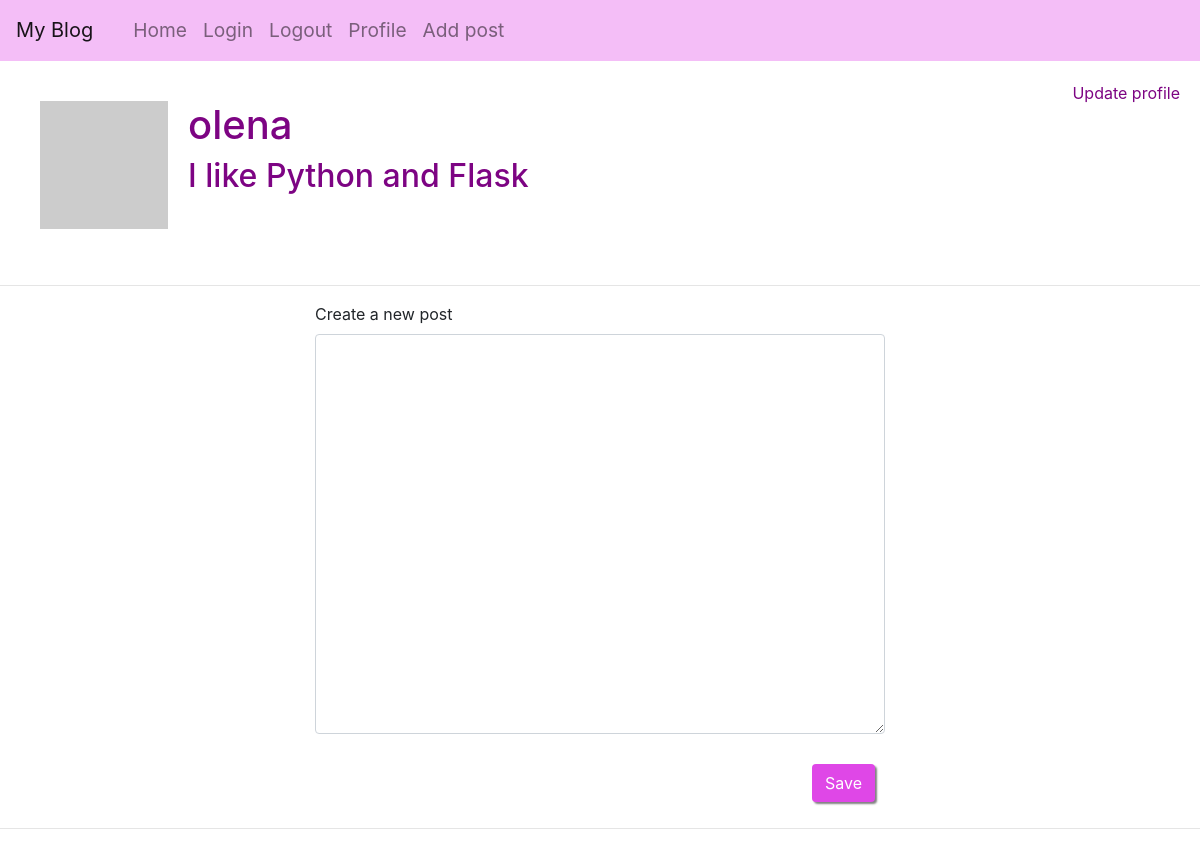
The app's page /user/olena (signed in), older data.
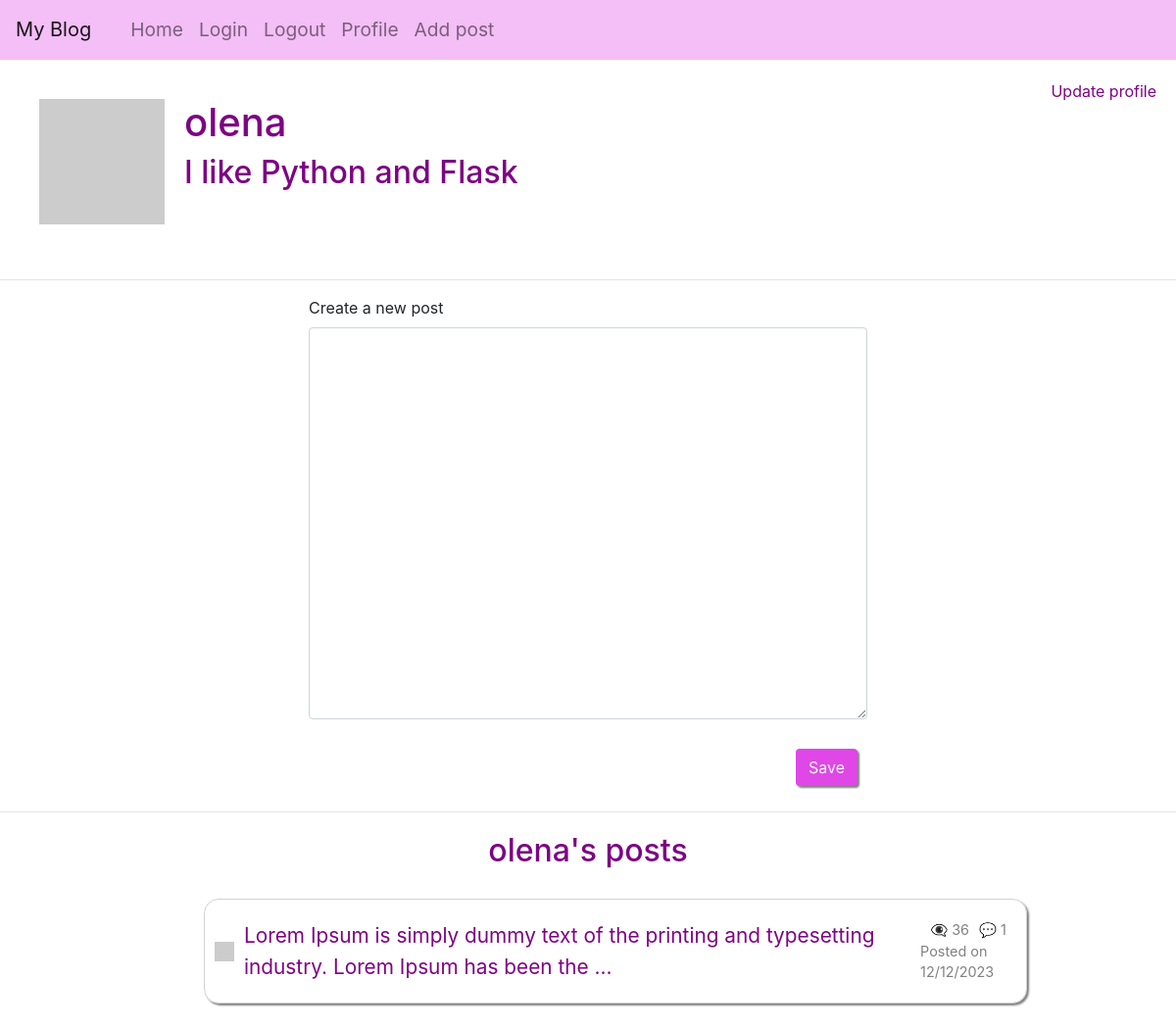
The same page, newer data.
### app/models/models.py (models this page shows, shortened)
class User(UserMixin, db.Model):
    __tablename__ = "user"
    id = db.Column(db.Integer, primary_key=True)
    username = db.Column(String(64), unique=True, nullable=False)
    email = db.Column(db.String(120), unique=True, nullable=False)
    isAdmin = db.Column(db.Boolean, nullable=False)
    password_hash = db.Column(String(256))
    profile_image = db.Column(String(256))
    info = db.Column(String(256))
    posts = db.relationship('Post', back_populates='user', cascade='all, delete-orphan')
    comments = db.relationship('Comment', back_populates='user', cascade='all, delete-orphan')
    @login.user_loader
    def load_user(id):
        return db.session.get(User, int(id))
    def get_avatar(self, size):
        digest = md5(self.email.lower().encode('utf-8')).hexdigest()
        self.profile_image = f'https://www.gravatar.com/avatar/{digest}?d=identicon&s={size}'
        return self.profile_image

class Post(db.Model):
    __tablename__ = "post"
    id = db.Column(db.Integer, primary_key=True)
    body = db.Column(String(2500))
    timestamp = db.Column(DateTime, default=func.now())
    user_id = db.Column(db.Integer, db.ForeignKey('user.id'), nullable=False)
    user = db.relationship('User', back_populates='posts')
    comments = db.relationship('Comment', back_populates='post', cascade='all, delete-orphan')
    views = db.Column(db.Integer, server_default=str(0))
    def get_comments_length(self):
        commments = Comment.query.filter_by(post_id=self.id).all()
        return len(commments)

### app/routes/routes.py (the view, shortened to what this page needs)
@app.route('/user/<username>', methods=["GET", "POST"])
@login_required
def user(username):
    user = User.query.filter_by(username=username).first_or_404()
    form = PostForm()
    user.profile_image = user.get_avatar(128)
    posts = Post.query.filter_by(user_id=user.id).all()
    return render_template('profile.html', user=user, form=form, posts=posts)

### app/forms/post_form.py
class PostForm(FlaskForm):
    post = TextAreaField('Create a new post', validators=[DataRequired(), Length(min=0, max=2500)])
    submit = SubmitField('Save')

### app/templates/profile.html
{% extends "base.html" %} {% import "bootstrap/wtf.html" as wtf %}{% block
content %}
<div class="avatar-username">
    <div class="avatar-username">
        <img src="{{ user.profile_image }}" width="128" height="128" />
        <div>
            <h1>{{ user.username }}</h1>
            {% if user.info %}
            <h2>{{user.info}}</h2>
            {% endif %}
        </div>
    </div>
    <div class="update-profile-link">
        <a href="{{ url_for('update_profile') }}">Update profile</a>
    </div>
</div>
<hr />
<div class="container-fluid">
    <div class="row">
        <div class="col-lg-6 col-md-8 col-sm-10 col-xs-10">
            {{ wtf.quick_form(form) }}
        </div>
    </div>
</div>
<hr />
{% if posts %}
<h2 class="greeting">{{user.username}}'s posts</h2>
{% for post in posts%}
<div class="posts">
    <ul>
        <a href="{{url_for('post', id=post.id)}}" class="post-link">
            <li class="post">
                <div class="avatar-comment">
                    <img
                        src="{{ user.profile_image }}"
                        width="20"
                        height="20"
                    />
                    {% if post.body|length > 100 %} {{ post.body[0:100] }} ...
                    {%else %} {{ post.body }} {% endif %}
                </div>
                <div class="comments-date">
                    <div class="comments-views">
                        {% if not post.views%}
                        <p>👁️‍🗨️ 0</p>
                        {% else %}
                        <p>👁️‍🗨️ {{post.views}}</p>
                        {% endif %}
                        <p>💬 {{post.get_comments_length()}}</p>
                    </div>
                    <p>Posted on {{post.timestamp.strftime('%d/%m/%Y')}}</p>
                </div>
            </li></a
        >
    </ul>
</div>
{% endfor%} {% endif %} {% endblock %}

Row changes from the older to the newer data that the page shows:
shown differently, row unchanged: User "olena": username (not shown) → "olena"
added Post: body "Lorem Ipsum is simply dummy text of the printing and typesetting industry. Lorem Ipsum has been the", views "36", get_comments_length "1", timestamp "12/12/2023"
Text that changed along with them:
text now shown: "'s posts"
